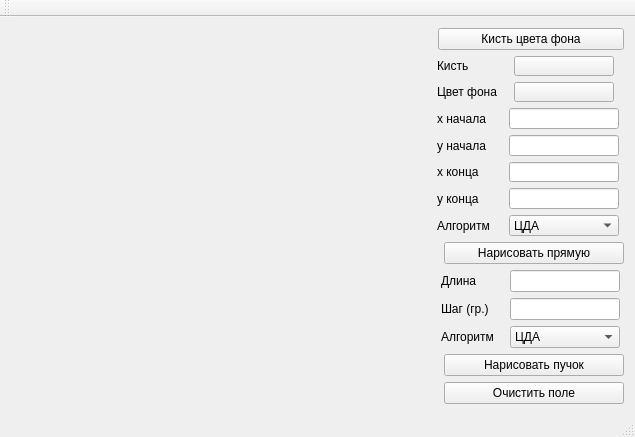
<?xml version="1.0" encoding="UTF-8"?>
<ui version="4.0">
 <class>MainWindow</class>
 <widget class="QMainWindow" name="MainWindow">
  <property name="geometry">
   <rect>
    <x>0</x>
    <y>0</y>
    <width>635</width>
    <height>437</height>
   </rect>
  </property>
  <property name="minimumSize">
   <size>
    <width>635</width>
    <height>437</height>
   </size>
  </property>
  <property name="windowTitle">
   <string>MainWindow</string>
  </property>
  <widget class="QWidget" name="centralWidget">
   <layout class="QGridLayout" name="gridLayout_3">
    <item row="5" column="3" alignment="Qt::AlignHCenter">
     <widget class="QPushButton" name="btnLine">
      <property name="minimumSize">
       <size>
        <width>180</width>
        <height>0</height>
       </size>
      </property>
      <property name="maximumSize">
       <size>
        <width>180</width>
        <height>16777215</height>
       </size>
      </property>
      <property name="text">
       <string>Нарисовать прямую</string>
      </property>
     </widget>
    </item>
    <item row="10" column="3">
     <widget class="QPushButton" name="btnBundle">
      <property name="minimumSize">
       <size>
        <width>180</width>
        <height>0</height>
       </size>
      </property>
      <property name="maximumSize">
       <size>
        <width>180</width>
        <height>16777215</height>
       </size>
      </property>
      <property name="text">
       <string>Нарисовать пучок</string>
      </property>
     </widget>
    </item>
    <item row="3" column="0">
     <spacer name="horizontalSpacer">
      <property name="orientation">
       <enum>Qt::Horizontal</enum>
      </property>
      <property name="sizeHint" stdset="0">
       <size>
        <width>40</width>
        <height>20</height>
       </size>
      </property>
     </spacer>
    </item>
    <item row="11" column="3">
     <widget class="QPushButton" name="btnClear">
      <property name="minimumSize">
       <size>
        <width>180</width>
        <height>0</height>
       </size>
      </property>
      <property name="maximumSize">
       <size>
        <width>180</width>
        <height>16777215</height>
       </size>
      </property>
      <property name="text">
       <string>Очистить поле</string>
      </property>
     </widget>
    </item>
    <item row="3" column="1" colspan="3">
     <layout class="QGridLayout" name="gridLayout">
      <item row="2" column="0">
       <widget class="QLabel" name="label">
        <property name="minimumSize">
         <size>
          <width>60</width>
          <height>0</height>
         </size>
        </property>
        <property name="maximumSize">
         <size>
          <width>60</width>
          <height>16777215</height>
         </size>
        </property>
        <property name="text">
         <string>x начала</string>
        </property>
       </widget>
      </item>
      <item row="6" column="0">
       <widget class="QLabel" name="label_5">
        <property name="text">
         <string>Алгоритм</string>
        </property>
       </widget>
      </item>
      <item row="3" column="0">
       <widget class="QLabel" name="label_2">
        <property name="minimumSize">
         <size>
          <width>60</width>
          <height>0</height>
         </size>
        </property>
        <property name="maximumSize">
         <size>
          <width>60</width>
          <height>16777215</height>
         </size>
        </property>
        <property name="text">
         <string>y начала</string>
        </property>
       </widget>
      </item>
      <item row="4" column="0">
       <widget class="QLabel" name="label_3">
        <property name="minimumSize">
         <size>
          <width>60</width>
          <height>0</height>
         </size>
        </property>
        <property name="maximumSize">
         <size>
          <width>60</width>
          <height>16777215</height>
         </size>
        </property>
        <property name="text">
         <string>x конца</string>
        </property>
       </widget>
      </item>
      <item row="6" column="1">
       <widget class="QComboBox" name="cmbAlghoritms">
        <property name="minimumSize">
         <size>
          <width>110</width>
          <height>0</height>
         </size>
        </property>
        <property name="maximumSize">
         <size>
          <width>110</width>
          <height>16777215</height>
         </size>
        </property>
        <item>
         <property name="text">
          <string>ЦДА</string>
         </property>
        </item>
        <item>
         <property name="text">
          <string>Брезенхэм (действ.)</string>
         </property>
        </item>
        <item>
         <property name="text">
          <string>Брезенхэм (целые)</string>
         </property>
        </item>
        <item>
         <property name="text">
          <string>Брезенхэм (устранение)</string>
         </property>
        </item>
        <item>
         <property name="text">
          <string>Ву</string>
         </property>
        </item>
        <item>
         <property name="text">
          <string>Библиотека</string>
         </property>
        </item>
       </widget>
      </item>
      <item row="5" column="0">
       <widget class="QLabel" name="label_4">
        <property name="minimumSize">
         <size>
          <width>60</width>
          <height>0</height>
         </size>
        </property>
        <property name="maximumSize">
         <size>
          <width>60</width>
          <height>16777215</height>
         </size>
        </property>
        <property name="text">
         <string>y конца</string>
        </property>
       </widget>
      </item>
      <item row="1" column="1" alignment="Qt::AlignHCenter">
       <widget class="QPushButton" name="btnBColor">
        <property name="minimumSize">
         <size>
          <width>100</width>
          <height>20</height>
         </size>
        </property>
        <property name="maximumSize">
         <size>
          <width>100</width>
          <height>20</height>
         </size>
        </property>
        <property name="text">
         <string/>
        </property>
       </widget>
      </item>
      <item row="0" column="1" alignment="Qt::AlignHCenter">
       <widget class="QPushButton" name="btnColor">
        <property name="minimumSize">
         <size>
          <width>100</width>
          <height>20</height>
         </size>
        </property>
        <property name="maximumSize">
         <size>
          <width>100</width>
          <height>20</height>
         </size>
        </property>
        <property name="text">
         <string/>
        </property>
       </widget>
      </item>
      <item row="0" column="0">
       <widget class="QLabel" name="label_6">
        <property name="text">
         <string>Кисть</string>
        </property>
       </widget>
      </item>
      <item row="1" column="0">
       <widget class="QLabel" name="label_8">
        <property name="text">
         <string>Цвет фона</string>
        </property>
       </widget>
      </item>
      <item row="2" column="1">
       <widget class="QLineEdit" name="lineStartX">
        <property name="minimumSize">
         <size>
          <width>110</width>
          <height>0</height>
         </size>
        </property>
        <property name="maximumSize">
         <size>
          <width>100</width>
          <height>16777215</height>
         </size>
        </property>
       </widget>
      </item>
      <item row="3" column="1">
       <widget class="QLineEdit" name="lineStartY">
        <property name="minimumSize">
         <size>
          <width>110</width>
          <height>0</height>
         </size>
        </property>
        <property name="maximumSize">
         <size>
          <width>110</width>
          <height>16777215</height>
         </size>
        </property>
       </widget>
      </item>
      <item row="4" column="1">
       <widget class="QLineEdit" name="lineFinishX">
        <property name="minimumSize">
         <size>
          <width>110</width>
          <height>0</height>
         </size>
        </property>
        <property name="maximumSize">
         <size>
          <width>110</width>
          <height>16777215</height>
         </size>
        </property>
       </widget>
      </item>
      <item row="5" column="1">
       <widget class="QLineEdit" name="lineFinishY">
        <property name="minimumSize">
         <size>
          <width>110</width>
          <height>0</height>
         </size>
        </property>
        <property name="maximumSize">
         <size>
          <width>110</width>
          <height>16777215</height>
         </size>
        </property>
       </widget>
      </item>
     </layout>
    </item>
    <item row="6" column="2" colspan="2">
     <layout class="QGridLayout" name="gridLayout_2">
      <item row="0" column="0">
       <widget class="QLabel" name="label_11">
        <property name="minimumSize">
         <size>
          <width>60</width>
          <height>0</height>
         </size>
        </property>
        <property name="maximumSize">
         <size>
          <width>60</width>
          <height>16777215</height>
         </size>
        </property>
        <property name="text">
         <string>Длина</string>
        </property>
       </widget>
      </item>
      <item row="2" column="1">
       <widget class="QComboBox" name="cmbAlgBundle">
        <property name="minimumSize">
         <size>
          <width>110</width>
          <height>0</height>
         </size>
        </property>
        <property name="maximumSize">
         <size>
          <width>110</width>
          <height>16777215</height>
         </size>
        </property>
        <item>
         <property name="text">
          <string>ЦДА</string>
         </property>
        </item>
        <item>
         <property name="text">
          <string>Брезенхэм (действ.)</string>
         </property>
        </item>
        <item>
         <property name="text">
          <string>Брезенхэм (целые)</string>
         </property>
        </item>
        <item>
         <property name="text">
          <string>Брезенхэм (устранение)</string>
         </property>
        </item>
        <item>
         <property name="text">
          <string>Ву</string>
         </property>
        </item>
        <item>
         <property name="text">
          <string>Библиотека</string>
         </property>
        </item>
       </widget>
      </item>
      <item row="2" column="0">
       <widget class="QLabel" name="label_9">
        <property name="text">
         <string>Алгоритм</string>
        </property>
       </widget>
      </item>
      <item row="1" column="0">
       <widget class="QLabel" name="label_7">
        <property name="minimumSize">
         <size>
          <width>60</width>
          <height>0</height>
         </size>
        </property>
        <property name="maximumSize">
         <size>
          <width>60</width>
          <height>16777215</height>
         </size>
        </property>
        <property name="text">
         <string>Шаг (гр.)</string>
        </property>
       </widget>
      </item>
      <item row="0" column="1">
       <widget class="QLineEdit" name="lineLengthBundle">
        <property name="minimumSize">
         <size>
          <width>110</width>
          <height>0</height>
         </size>
        </property>
        <property name="maximumSize">
         <size>
          <width>110</width>
          <height>16777215</height>
         </size>
        </property>
       </widget>
      </item>
      <item row="1" column="1">
       <widget class="QLineEdit" name="lineStepBundle">
        <property name="minimumSize">
         <size>
          <width>110</width>
          <height>0</height>
         </size>
        </property>
        <property name="maximumSize">
         <size>
          <width>110</width>
          <height>16777215</height>
         </size>
        </property>
       </widget>
      </item>
     </layout>
    </item>
    <item row="0" column="2" colspan="2">
     <widget class="QPushButton" name="pushButton">
      <property name="text">
       <string>Кисть цвета фона</string>
      </property>
     </widget>
    </item>
   </layout>
  </widget>
  <widget class="QMenuBar" name="menuBar">
   <property name="geometry">
    <rect>
     <x>0</x>
     <y>0</y>
     <width>635</width>
     <height>22</height>
    </rect>
   </property>
  </widget>
  <widget class="QToolBar" name="mainToolBar">
   <attribute name="toolBarArea">
    <enum>TopToolBarArea</enum>
   </attribute>
   <attribute name="toolBarBreak">
    <bool>false</bool>
   </attribute>
  </widget>
  <widget class="QStatusBar" name="statusBar"/>
 </widget>
 <layoutdefault spacing="6" margin="11"/>
 <resources/>
 <connections/>
</ui>
